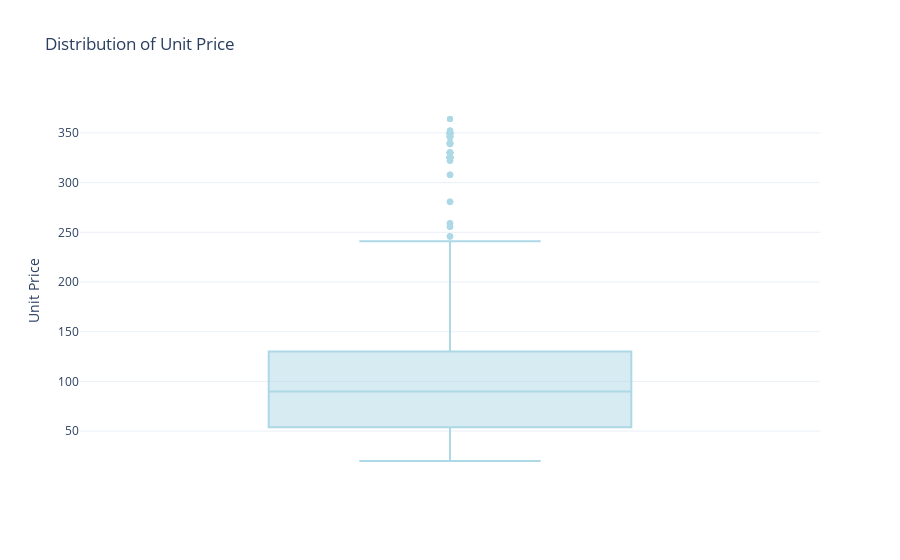

Notebook cell for this chart:
### Code cell
# DISTRIBUTION OF UNIT PRICE

fig = px.box(df, y='unit_price', title='Distribution of Unit Price')

# Update box color
box_color = 'lightblue'
fig.update_traces(marker=dict(color=box_color, outliercolor=box_color), selector=dict(type='box'))

# Update layout to remove grid lines
#fig.update_layout(yaxis=dict(showgrid=False), xaxis=dict(showgrid=False))

fig.update_layout(yaxis_title='Unit Price')

fig.show()

### Figure 1 — Plotly figure (JSON) as saved in the notebook; plotly's stock layout.template omitted (floating-point values rounded to 4 significant figures; data arrays with more than 128 entries replaced by an {"elided": "..."} marker saying what was removed)
{"data": [{"alignmentgroup": "True", "hovertemplate": "unit_price=%{y}<extra></extra>", "legendgroup": "", "marker": {"color": "lightblue", "outliercolor": "lightblue"}, "name": "", "notched": false, "offsetgroup": "", "orientation": "v", "showlegend": false, "type": "box", "x0": " ", "xaxis": "x", "y": {"elided": "676 float values"}, "y0": " ", "yaxis": "y"}], "layout": {"boxmode": "group", "legend": {"tracegroupgap": 0}, "title": {"text": "Distribution of Unit Price"}, "xaxis": {"anchor": "y", "domain": [0, 1]}, "yaxis": {"anchor": "x", "domain": [0, 1], "title": {"text": "Unit Price"}}}}
